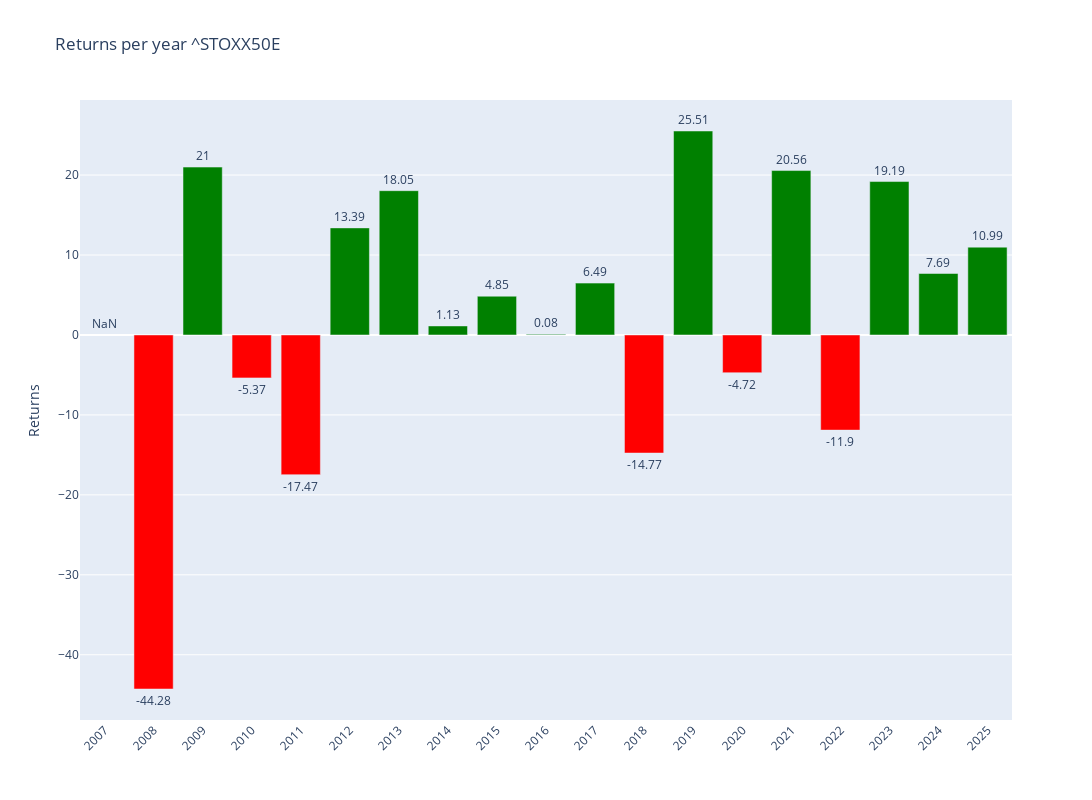

Source (notebook cell):
### Code cell
# Plotly
fig = make_subplots()

# Add colors
colors = ['green' if x >= 0 else 'red' for x in annual_data['Return']]

# Graph (1,1)
fig.add_trace(go.Bar(y=annual_data['Return'],x=annual_data['Return'].index,text=round(annual_data['Return'],2),textposition='outside',marker_color=colors,hoverinfo='skip'),row=1,col=1)

# Update xaxis properties
fig.update_yaxes(title_text="Returns", row=1, col=1)

fig.update_layout(xaxis=dict(tickvals=annual_data.index,tickangle=-45),height=800, width=1300,title=f"Returns per year {ticker}")

fig.show()

### Figure 1 — Plotly figure (JSON) as saved in the notebook; plotly's stock layout.template omitted (floating-point values rounded to 4 significant figures)
{"data": [{"hoverinfo": "skip", "marker": {"color": ["red", "red", "green", "red", "red", "green", "green", "green", "green", "green", "green", "red", "green", "red", "green", "red", "green", "green", "green"]}, "text": [NaN, -44.28, 21.0, -5.37, -17.47, 13.39, 18.05, 1.13, 4.85, 0.08, 6.49, -14.77, 25.51, -4.72, 20.56, -11.9, 19.19, 7.69, 10.99], "textposition": "outside", "type": "bar", "x": [2007, 2008, 2009, 2010, 2011, 2012, 2013, 2014, 2015, 2016, 2017, 2018, 2019, 2020, 2021, 2022, 2023, 2024, 2025], "xaxis": "x", "y": [NaN, -44.28, 21.0, -5.367, -17.47, 13.39, 18.05, 1.129, 4.848, 0.07725, 6.487, -14.77, 25.51, -4.719, 20.56, -11.9, 19.19, 7.688, 10.99], "yaxis": "y"}], "layout": {"height": 800, "title": {"text": "Returns per year ^STOXX50E"}, "width": 1300, "xaxis": {"anchor": "y", "domain": [0, 1], "tickangle": -45, "tickvals": [2007, 2008, 2009, 2010, 2011, 2012, 2013, 2014, 2015, 2016, 2017, 2018, 2019, 2020, 2021, 2022, 2023, 2024, 2025]}, "yaxis": {"anchor": "x", "domain": [0, 1], "title": {"text": "Returns"}}}}
